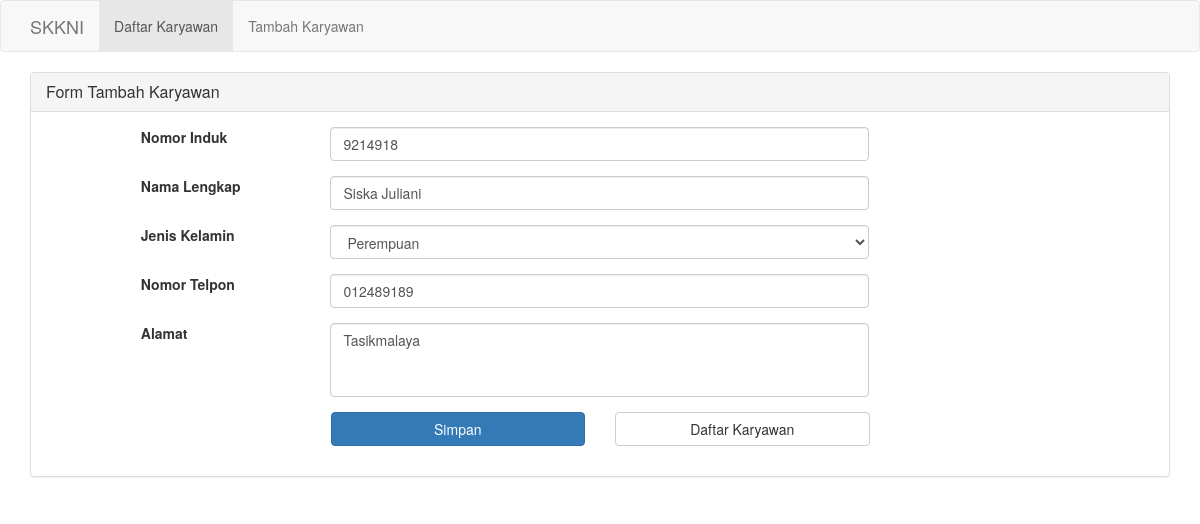
Page /editKaryawan.php?id=2 on the committed database.
### tables this page shows
CREATE TABLE `karyawan` (
  `id` int(11) NOT NULL,
  `nomor_induk` varchar(20) NOT NULL,
  `nama_lengkap` varchar(200) NOT NULL,
  `jk` enum('L','P') NOT NULL,
  `telpon` varchar(20) NOT NULL,
  `alamat` text NOT NULL
);

### core/_other.php (called while the page is built, shortened)
<?php
function getFrom($index) {
	$get = isset($_GET[$index]) ? $_GET[$index] : "";
	return $get;
}

### core/_crud.php (called while the page is built, shortened)
<?php
function select($columns, $table, $conditions = NULL) {
	if ($conditions != NULL) {
		$sql = "SELECT $columns FROM $table WHERE $conditions ";
	} else {
		$sql = "SELECT $columns FROM $table";
	}
	return query($sql);
}
function result($query) {
	return mysqli_fetch_object($query);
}
function query($sql){
	global $link;
	if ($data = mysqli_query($link, $sql)){
		return $data;
	} else {
		die(mysqli_error($link));
	}
}
?>

### editKaryawan.php (the view, shortened to what this page needs)
<?php
if (isset($_GET['id']) && $_GET['id'] != 0) {
	$id = getFrom('id');
	$karyawan = select("*", "karyawan", "id = $id");
	$ky = result($karyawan);
} else {
	header("Location: index.php");
}
?>
<!DOCTYPE html>
<html lang="en">
<head>
</head>
<link rel="stylesheet" href="assets/css/bootstrap.min.css">
<body>
	<?php
		require_once 'templates/_menu.php';
	?>
	<div id="content" class="container">
		<div class="panel panel-default">
			<div class="panel-heading">
				<h3 class="panel-title">Form Tambah Karyawan</h3>
			</div>
			<div class="panel-body">
				<form action="editKaryawan.php?id=<?= $ky->id ?>" method="POST">
					<div class="row form-group">
						<label class="col-md-2 col-md-offset-1">Nomor Induk</label>
						<div class="col-md-6">
							<input type="text" name="nomor_induk" class="form-control" required value="<?php echo $ky->nomor_induk; ?>">
						</div>
						<div class="col-md-3"><p class="text-danger"><?php echo $errNomorInduk; ?></p></div>
					</div>
					<div class="row form-group">
						<label class="col-md-2 col-md-offset-1">Nama Lengkap</label>
						<div class="col-md-6">
							<input type="text" name="nama_lengkap" class="form-control" required value="<?php echo $ky->nama_lengkap ?>">
						</div>
						<div class="col-md-3"><p class="text-danger"><?php echo $errNamaLengkap; ?></p></div>
					</div>
					<div class="row form-group">
						<label class="col-md-2 col-md-offset-1">Jenis Kelamin</label>
						<div class="col-md-6">
							<select name="jk" class="form-control" required>
								<?php if($ky->jk == "L"): ?>
									<option value="L" selected>Laki-Laki</option>
									<option value="P">Perempuan</option>
								<?php else: ?>
									<option value="P" selected>Perempuan</option>
								<?php endif; ?>
							</select>
						</div>
						<div class="col-md-3"><p class="text-danger"><?php echo $errJK; ?></p></div>
					</div>
					<div class="row form-group">
						<label class="col-md-2 col-md-offset-1">Nomor Telpon</label>
						<div class="col-md-6">
							<input type="text" name="telpon" class="form-control" required value="<?php echo $ky->telpon ?>">
						</div>
						<div class="col-md-3"><p class="text-danger"><?php echo $errTelpon; ?></p></div>
					</div>
					<div class="row form-group">
						<label class="col-md-2 col-md-offset-1">Alamat</label>
						<div class="col-md-6">
							<textarea name="alamat" rows="3" style="resize: none;" class="form-control" required><?php echo $ky->alamat; ?></textarea>
						</div>
						<div class="col-md-3"><p class="text-danger"><?php echo $errAlamat; ?></p></div>
					</div>
					<div class="row form-group">
						<label class="col-md-3"></label>
						<div class="col-md-3">
							<input type="submit" value="Simpan" class="btn btn-primary btn-block" name="submit">
						</div>
						<div class="col-md-3">
							<a href="index.php" class="btn btn-default btn-block">Daftar Karyawan</a>
						</div>
					</div>
				</form>
			</div>
		</div>
	</div>
</body>
</html>

### rows in the picture
karyawan: nomor_induk "9214918", nama_lengkap "Siska Juliani", jk "Perempuan", telpon "012489189", alamat "Tasikmalaya"
